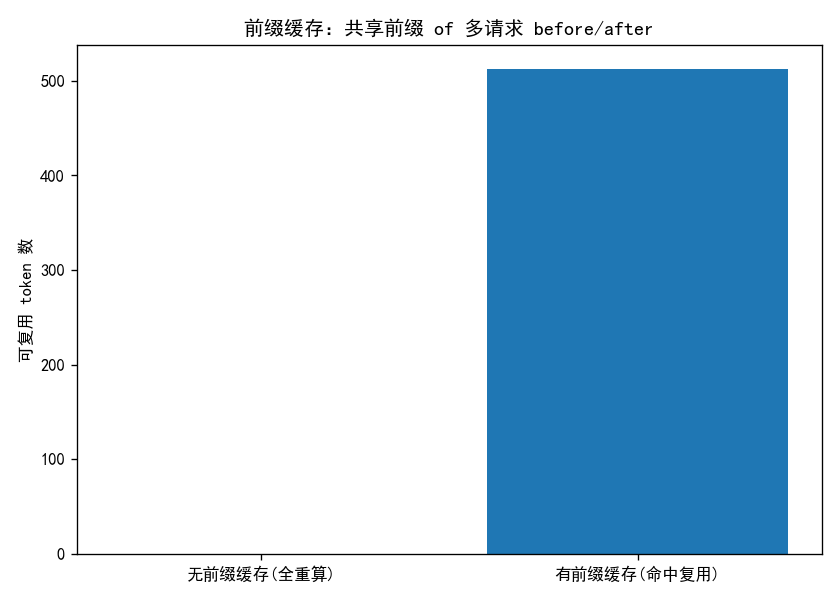

Source code (Python):
"""前缀缓存 before/after：无 checkpoint（天然 miss） vs 有 checkpoint（命中复用）。

设计动机
--------
证明前缀缓存的收益点不在「多了一个 hash 索引」，而在 **KDA 的 checkpoint 约束**：
同一个缓存对象里，两个请求行为截然不同——

* **无前缀缓存（before）**：请求从别的起点开始，一个块都匹配不上；
* **有前缀缓存（after）**：请求与之前注册的前缀完全一致，MLA 逐块命中
  + KDA checkpoint 齐全，512 个 token 全部可复用。
"""

from __future__ import annotations

import os
import sys

sys.path.insert(0, os.path.join(os.path.dirname(os.path.dirname(os.path.dirname(
    os.path.abspath(__file__)))), "src"))

import matplotlib.pyplot as plt

from plot_utils import setup_cjk_font, get_font_prop, text as _text, ax_title as _ax_title
from models.llm.kimi_k3.serve.prefix_cache import PrefixCache

HERE = os.path.dirname(os.path.abspath(__file__))


def fig_prefix_before_after() -> tuple[plt.Figure, str]:
    """返回 (fig, text): 前缀缓存命中 vs 未命中对比。"""
    setup_cjk_font()
    fp = get_font_prop()

    base = list(range(512))
    cache = PrefixCache()
    cache.register(base)
    cache.persist_kda_checkpoint(512)

    miss = cache.lookup(list(range(64)))
    hit = cache.lookup(base)
    saved_miss = cache.recompute_saved(miss, 64)
    saved_hit = cache.recompute_saved(hit, 512)

    fig, ax = plt.subplots(figsize=(7, 5))
    ax.bar(["无前缀缓存(全重算)", "有前缀缓存(命中复用)"], [saved_miss, saved_hit])
    ax.set_ylabel("可复用 token 数", fontproperties=fp)
    _ax_title(ax, "前缀缓存: 共享前缀的多请求 before/after")
    plt.tight_layout()
    return fig, _text(
        f"无前缀缓存: 免重算 {saved_miss} tokens",
        f"有前缀缓存: 免重算 {saved_hit} tokens",
        "KDA checkpoint 原子性: 所有 group 都有 checkpoint 才算可用",
    )


def main() -> None:
    setup_cjk_font()
    base = list(range(512))
    cache = PrefixCache()
    cache.register(base)
    cache.persist_kda_checkpoint(512)
    miss = cache.lookup(list(range(64)))
    hit = cache.lookup(base)
    saved_miss = cache.recompute_saved(miss, 64)
    saved_hit = cache.recompute_saved(hit, 512)
    fig, ax = plt.subplots(figsize=(7, 5))
    ax.bar(["无前缀缓存(全重算)", "有前缀缓存(命中复用)"], [saved_miss, saved_hit])
    ax.set_ylabel("可复用 token 数")
    ax.set_title("前缀缓存: 共享前缀的多请求 before/after")
    plt.tight_layout()
    plt.savefig(os.path.join(HERE, "plot_prefix_cache.png"), dpi=120)
    print("no_prefix_saved:", saved_miss, "with_prefix_saved:", saved_hit)


if __name__ == "__main__":
    main()
